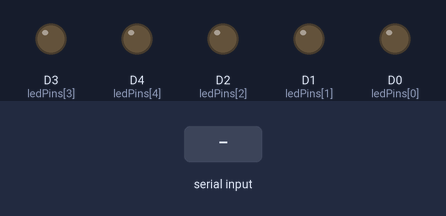
This sketch was run on a simulated ESP8266 (NodeMCU). On the bench: output pins drawn as LEDs (lit = HIGH). The inputs (shaded band) are chosen by the test bench.

Above: at 1.2 s.
1.3 s: "5\n" received over Serial
At 2.4 s:
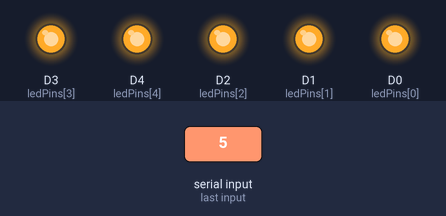
Timing chart, 0 to 4.3 s (numbered marks = the images above; inputs shaded):
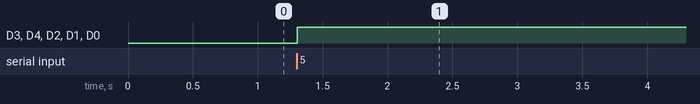

Measured:
- after the input at 1.3 s, D3 (ledPins[3]), D4 (ledPins[4]), D2 (ledPins[2]), D1 (ledPins[1]), D0 (ledPins[0]): LOW → HIGH at once

The sketch:

arduinoledaccess.ino
```cpp
const int ledPins[] = {D0, D1, D2, D3, D4}; // Pins where the LEDs are connected
const int numLeds = 5; // Number of LEDs

void setup() {
  // Initialize the LED pins as outputs
  for (int i = 0; i < numLeds; i++) {
    pinMode(ledPins[i], OUTPUT);
    digitalWrite(ledPins[i], LOW); // Ensure all LEDs are off initially
  }

  // Start serial communication
  Serial.begin(115200);
  Serial.setTimeout(1);
}

void loop() {
  // Check if data is available on the serial port
  if (Serial.available() > 0) {

    // Read the incoming data
    int value = Serial.readString().toInt();

    // Ensure the value is within the range 0-5
    if (value >= 0 && value <= numLeds) {
      // Turn off all LEDs first
      for (int i = 0; i < numLeds; i++) {
        digitalWrite(ledPins[i], LOW);
      }

      // Turn on the appropriate number of LEDs
      for (int i = 0; i < value; i++) {
        digitalWrite(ledPins[i], HIGH);
      }

    }
  }
}
```
